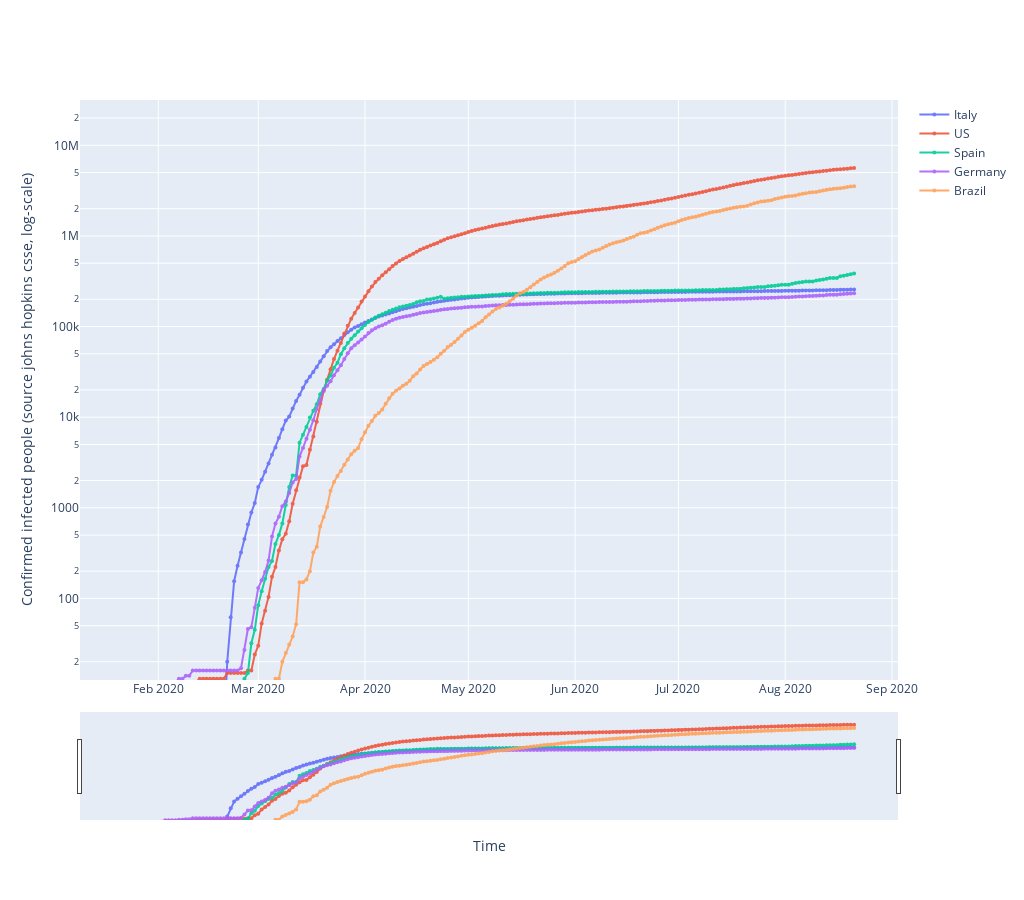

The cell this chart's notebook holds for it:
### Code cell
fig = go.Figure()
## defines how to plot the individual trace
for each in country_list:
    fig.add_trace(go.Scatter(x=df_plot.date,
                                y=df_plot[each],
                                mode='markers+lines',
                                opacity=0.9,
                                line_width=2,
                                marker_size=4, 
                                name=each
                                 )
                     )

## defines the overall layout properties
fig.update_layout(
    width=1024,
    height=900,
    xaxis_title="Time",
    yaxis_title="Confirmed infected people (source johns hopkins csse, log-scale)",
)
fig.update_yaxes(type="log",range=[1.1,7.5])


fig.update_layout(xaxis_rangeslider_visible=True)
#fig.show(renderer='chrome')
fig.show()

### Figure 1 — Plotly figure (JSON) as saved in the notebook; plotly's stock layout.template omitted (floating-point values rounded to 4 significant figures; data arrays with more than 128 entries replaced by an {"elided": "..."} marker saying what was removed)
{"data": [{"line": {"width": 2}, "marker": {"size": 4}, "mode": "markers+lines", "name": "Italy", "opacity": 0.9, "type": "scatter", "x": {"elided": "213 str values"}, "y": {"elided": "213 int values"}}, {"line": {"width": 2}, "marker": {"size": 4}, "mode": "markers+lines", "name": "US", "opacity": 0.9, "type": "scatter", "x": {"elided": "213 str values"}, "y": {"elided": "213 int values"}}, {"line": {"width": 2}, "marker": {"size": 4}, "mode": "markers+lines", "name": "Spain", "opacity": 0.9, "type": "scatter", "x": {"elided": "213 str values"}, "y": {"elided": "213 int values"}}, {"line": {"width": 2}, "marker": {"size": 4}, "mode": "markers+lines", "name": "Germany", "opacity": 0.9, "type": "scatter", "x": {"elided": "213 str values"}, "y": {"elided": "213 int values"}}, {"line": {"width": 2}, "marker": {"size": 4}, "mode": "markers+lines", "name": "Brazil", "opacity": 0.9, "type": "scatter", "x": {"elided": "213 str values"}, "y": {"elided": "213 int values"}}], "layout": {"height": 900, "width": 1024, "xaxis": {"rangeslider": {"visible": true}, "title": {"text": "Time"}}, "yaxis": {"range": [1.1, 7.5], "title": {"text": "Confirmed infected people (source johns hopkins csse, log-scale)"}, "type": "log"}}}
